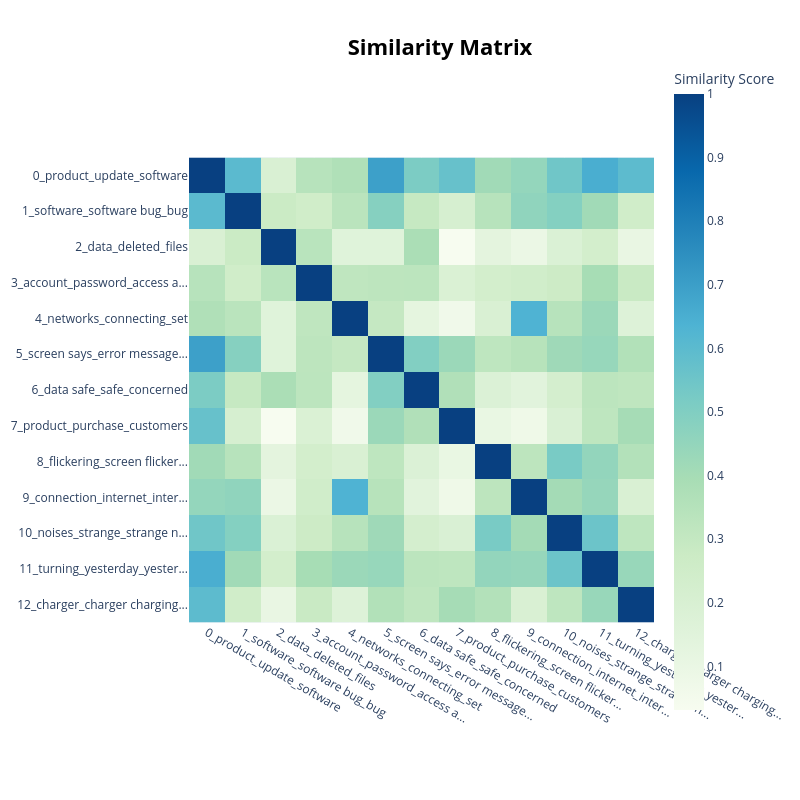

Here is the notebook cell this chart was saved with:
### Markdown cell above
* A cosine similarity matrix was generated across all topics.
* The predominance of low similarity scores validates the models high diversity score of 0.95, which confirms that the cluster represent distinct, non overlapping business issues.
* Strong cosine similarity is observed between topic 4 (Network setup) and topic 9 (Internet stability) which tends to preserve logical relationship
* Topic 0 exhibits moderate similarity across several clusters, which reflecting its role as foundational set

### Code cell
bert_model.visualize_heatmap()

### Figure 1 — Plotly figure (JSON) as saved in the notebook; plotly's stock layout.template omitted (floating-point values rounded to 4 significant figures; data arrays with more than 128 entries replaced by an {"elided": "..."} marker saying what was removed)
{"data": [{"coloraxis": "coloraxis", "hovertemplate": "x: %{x}<br>y: %{y}<br>Similarity Score: %{z}<extra></extra>", "name": "0", "type": "heatmap", "x": ["0_product_update_software", "1_software_software bug_bug", "2_data_deleted_files", "3_account_password_access a...", "4_networks_connecting_set", "5_screen says_error message...", "6_data safe_safe_concerned", "7_product_purchase_customers", "8_flickering_screen flicker...", "9_connection_internet_inter...", "10_noises_strange_strange n...", "11_turning_yesterday_yester...", "12_charger_charger charging..."], "xaxis": "x", "y": ["0_product_update_software", "1_software_software bug_bug", "2_data_deleted_files", "3_account_password_access a...", "4_networks_connecting_set", "5_screen says_error message...", "6_data safe_safe_concerned", "7_product_purchase_customers", "8_flickering_screen flicker...", "9_connection_internet_inter...", "10_noises_strange_strange n...", "11_turning_yesterday_yester...", "12_charger_charger charging..."], "yaxis": "y", "z": {"elided": "13x13 float values"}}], "layout": {"coloraxis": {"colorbar": {"title": {"text": "Similarity Score"}}, "colorscale": [[0, "rgb(247,252,240)"], [0.125, "rgb(224,243,219)"], [0.25, "rgb(204,235,197)"], [0.375, "rgb(168,221,181)"], [0.5, "rgb(123,204,196)"], [0.625, "rgb(78,179,211)"], [0.75, "rgb(43,140,190)"], [0.875, "rgb(8,104,172)"], [1, "rgb(8,64,129)"]]}, "height": 800, "hoverlabel": {"bgcolor": "white", "font": {"family": "Rockwell", "size": 16}}, "legend": {"title": {"text": "Trend"}}, "margin": {"t": 60}, "showlegend": true, "title": {"font": {"color": "Black", "size": 22}, "text": "<b>Similarity Matrix</b>", "x": 0.55, "xanchor": "center", "y": 0.95, "yanchor": "top"}, "width": 800, "xaxis": {"anchor": "y", "constrain": "domain", "domain": [0, 1], "scaleanchor": "y"}, "yaxis": {"anchor": "x", "autorange": "reversed", "constrain": "domain", "domain": [0, 1]}}}
